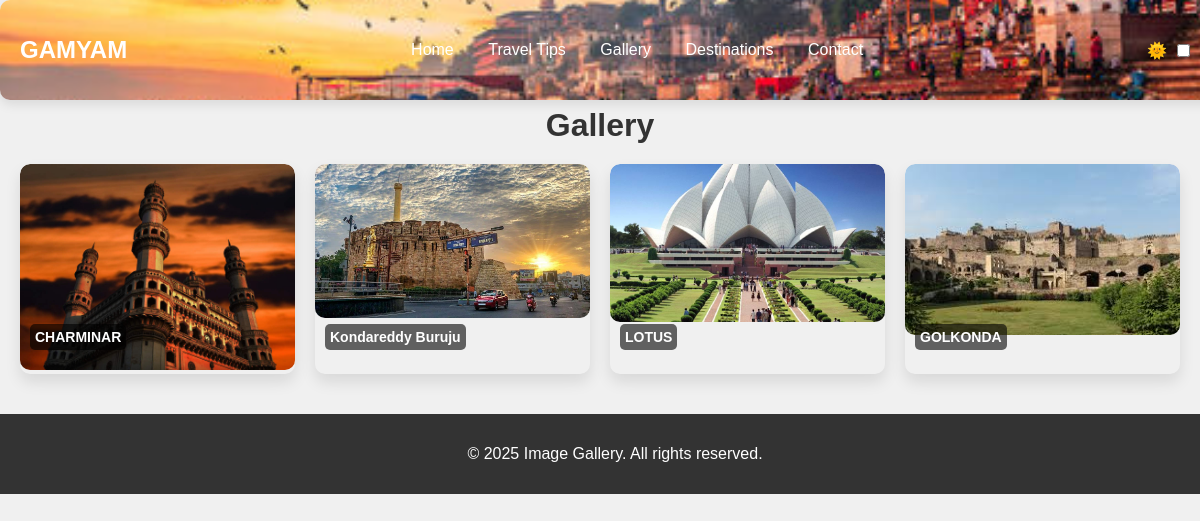
Screenshot of /images/ with the database file from the repository.
### app1/models.py (models this page shows, shortened)
class Image(models.Model):
    title = models.CharField(max_length=255)
    description = models.TextField(null=True, blank=True)
    image = models.ImageField(upload_to='images/')

### app1/views.py (the view)
# urls.py: path('images/', views.images, name='images'),
def images(request):
    images = Image.objects.all()  # Get all Image objects from the database
    return render(request, 'images.html', {'images': images})  # Pass the images to the template

### template/images.html (shortened to what this page needs)
{% load static %}
<!DOCTYPE html>
<html lang="en">
<head>
    <link rel="stylesheet" href="{% static 'images.css' %}">
</head>
<body>
    <header class="glass-navbar" style="background-image: url('{% static "images/2.jpg" %}'); background-size: cover; background-position: center; background-repeat: no-repeat;"
    >
        <div class="container">
            <h1>GAMYAM</h1>
            <nav>
                <a href="/">Home</a>
                <a href="/traveltips/">Travel Tips</a>
                <a href="/images/">Gallery</a>
                <a href="/destinations/">Destinations</a>
                <a href="/contact/">Contact</a>
            </nav>
            <div class="theme-toggle">
                <span>🌞</span>
                <input type="checkbox" id="theme-toggle">
            </div>
        </div>
    </header>
    <section>
        <h2>Gallery</h2>
        <div class="image-container">
            {% for image in images %}
            <div class="image-item">
                <img src="{{ image.image.url }}" alt="{{ image.title }}" onclick="openModal(this)">
                <p class="image-name">{{ image.title }}</p>
            </div>
            {% endfor %}
        </div>
    </section>
    <footer>
        <p>&copy; 2025 Image Gallery. All rights reserved.</p>
    </footer>
</body>
</html>

### static/images.css (style rules this page uses)
body { font-family: Arial, sans-serif; margin: 0; padding: 0; background-color: #f0f0f0; color: #333; }
.glass-navbar { background: rgba(255, 255, 255, 0.1); backdrop-filter: blur(10px); padding: 20px; position: fixed; top: 0; left: 0; right: 0; z-index: 1000; border-radius: 10px; width: 100%; box-shadow: 0 4px 12px rgba(0, 0, 0, 0.1); }
.glass-navbar .container { display: flex; justify-content: space-between; align-items: center; max-width: 1200px; margin: 0 auto; }
.glass-navbar h1 { font-size: 24px; color: #fff; }
.glass-navbar nav a { color: #fff; text-decoration: none; margin: 0 15px; font-size: 16px; transition: color 0.3s; }
.theme-toggle { display: flex; align-items: center; color: #fff; }
.theme-toggle input { margin: 0 10px; }
section { padding: 80px 20px 40px; text-align: center; }
h2 { font-size: 32px; margin-bottom: 20px; color: #333; }
.image-container { display: grid; grid-template-columns: repeat(auto-fit, minmax(250px, 1fr)); gap: 20px; justify-items: center; }
.image-item { position: relative; overflow: hidden; border-radius: 10px; box-shadow: 0 8px 15px rgba(0, 0, 0, 0.1); transition: transform 0.3s ease; }
.image-item img { width: 100%; height: auto; object-fit: cover; border-radius: 10px; cursor:pointer; transition: transform 0.3s ease; }
.image-name, .image-description { position: absolute; bottom: 10px; left: 10px; color: #fff; font-size: 14px; background-color: rgba(0, 0, 0, 0.6); padding: 5px; border-radius: 5px; align-items: baseline; }
.image-name { font-weight: bold; }
footer { background-color: #333; color: #fff; text-align: center; padding: 15px; position: relative; bottom: 0; width: 100%; }

### rows the page displays
Image: image (picture), title "CHARMINAR"
Image: image (picture), title "Kondareddy Buruju"
Image: image (picture), title "LOTUS"
Image: image (picture), title "GOLKONDA"
